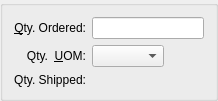
      <widget class="QGroupBox" name="_invGroup">
       <property name="title">
        <string/>
       </property>
       <layout class="QGridLayout">
        <item row="0" column="0">
         <layout class="QVBoxLayout">
          <item>
           <layout class="QGridLayout">
            <item row="0" column="0">
             <widget class="QLabel" name="_qtyOrderedLit">
              <property name="minimumSize">
               <size>
                <width>0</width>
                <height>0</height>
               </size>
              </property>
              <property name="text">
               <string>&amp;Qty. Ordered:</string>
              </property>
              <property name="alignment">
               <set>Qt::AlignRight|Qt::AlignTrailing|Qt::AlignVCenter</set>
              </property>
              <property name="buddy">
               <cstring>_qtyOrdered</cstring>
              </property>
             </widget>
            </item>
            <item row="0" column="1">
             <widget class="XLineEdit" name="_qtyOrdered">
              <property name="focusPolicy">
               <enum>Qt::StrongFocus</enum>
              </property>
              <property name="alignment">
               <set>Qt::AlignRight</set>
              </property>
             </widget>
            </item>
            <item row="1" column="0">
             <widget class="QLabel" name="_priceUOMLit_2">
              <property name="text">
               <string>Qty.  &amp;UOM:</string>
              </property>
              <property name="alignment">
               <set>Qt::AlignRight|Qt::AlignTrailing|Qt::AlignVCenter</set>
              </property>
              <property name="margin">
               <number>5</number>
              </property>
              <property name="buddy">
               <cstring>_qtyUOM</cstring>
              </property>
             </widget>
            </item>
            <item row="1" column="1">
             <layout class="QHBoxLayout">
              <item>
               <widget class="XComboBox" name="_qtyUOM">
                <property name="focusPolicy">
                 <enum>Qt::ClickFocus</enum>
                </property>
               </widget>
              </item>
              <item>
               <spacer>
                <property name="orientation">
                 <enum>Qt::Horizontal</enum>
                </property>
                <property name="sizeHint" stdset="0">
                 <size>
                  <width>40</width>
                  <height>20</height>
                 </size>
                </property>
               </spacer>
              </item>
             </layout>
            </item>
            <item row="2" column="0">
             <widget class="QLabel" name="_shippedToDateLit">
              <property name="enabled">
               <bool>true</bool>
              </property>
              <property name="text">
               <string>Qty. Shipped:</string>
              </property>
              <property name="alignment">
               <set>Qt::AlignRight|Qt::AlignTrailing|Qt::AlignVCenter</set>
              </property>
             </widget>
            </item>
            <item row="2" column="1">
             <widget class="XLabel" name="_shippedToDate">
              <property name="enabled">
               <bool>true</bool>
              </property>
              <property name="sizePolicy">
               <sizepolicy hsizetype="Preferred" vsizetype="Fixed">
                <horstretch>0</horstretch>
                <verstretch>0</verstretch>
               </sizepolicy>
              </property>
              <property name="alignment">
               <set>Qt::AlignRight|Qt::AlignTrailing|Qt::AlignVCenter</set>
              </property>
             </widget>
            </item>
           </layout>
          </item>
          <item>
           <spacer>
            <property name="orientation">
             <enum>Qt::Vertical</enum>
            </property>
            <property name="sizeHint" stdset="0">
             <size>
              <width>20</width>
              <height>0</height>
             </size>
            </property>
           </spacer>
          </item>
         </layout>
        </item>
       </layout>
      </widget>
